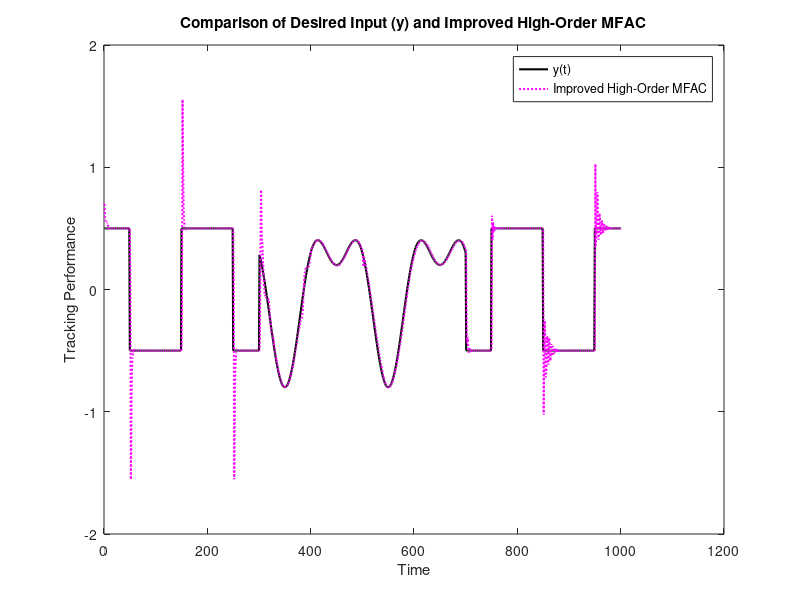
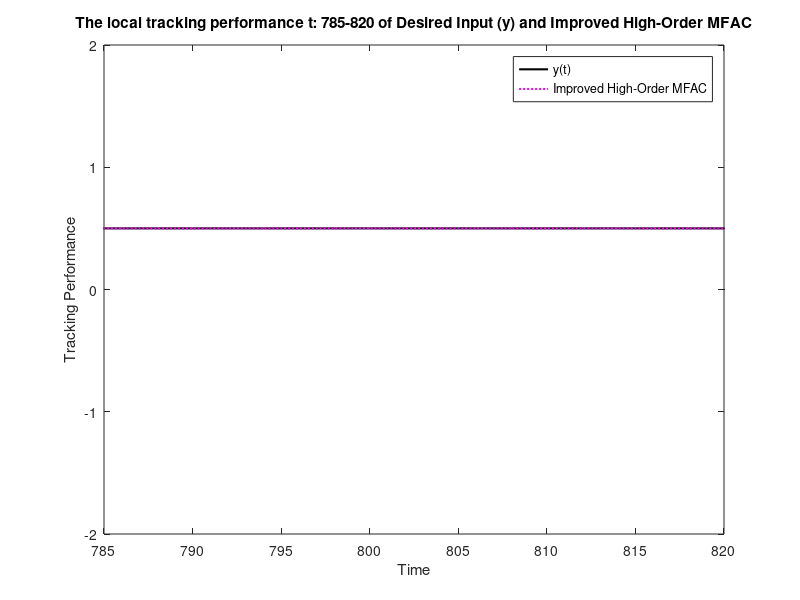
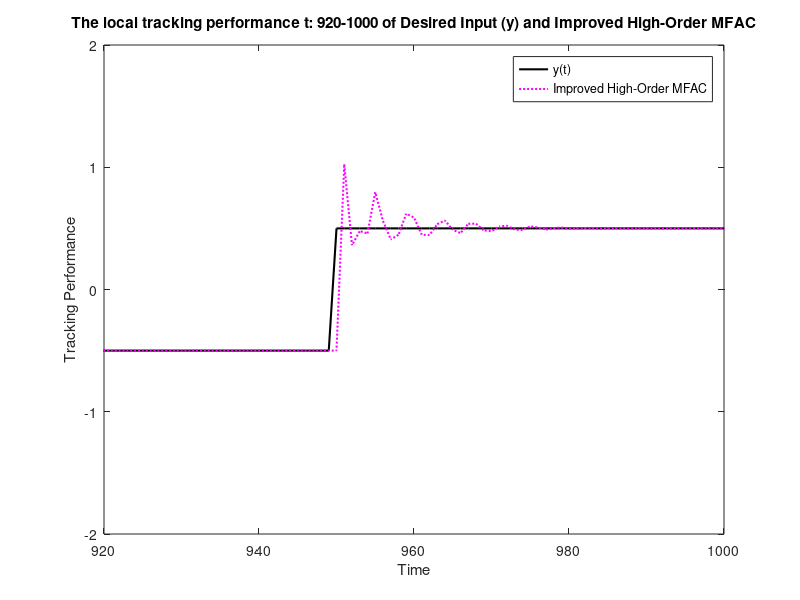
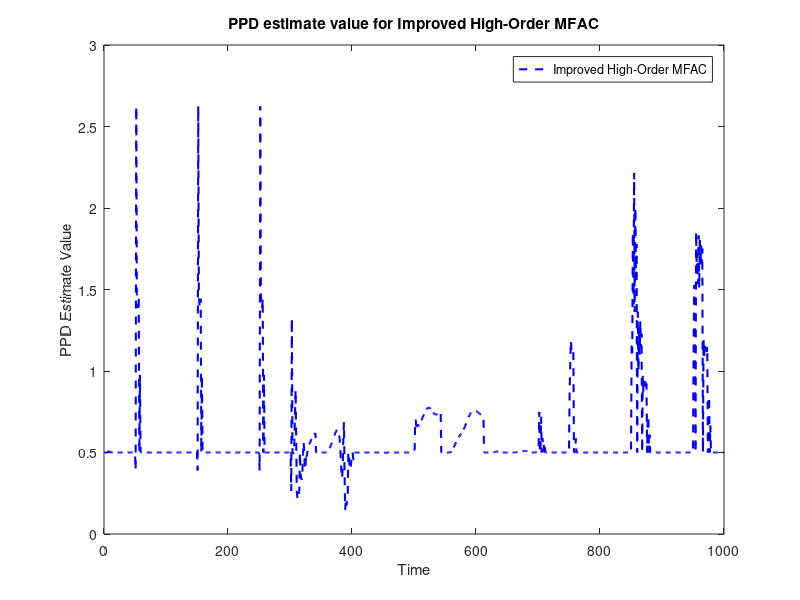

These charts were generated, in order, by the following MATLAB code:
T=1000;

% System dynamics
y_improved = 0.5*ones(T, 1);
y_ast = 0.5*ones(T, 1);

% High-order MFAC parameters
eta = 0.8;
lambda = 0.1;
mu = 0.01;
rho = 0.8;
l = 4;
l_imp=6;
alpha = [1/2, 1/4, 1/8, 1/8];
beta = [1/2, 1/4, 1/8, 1/16, 1/32, 1/32];
eps = 0.01;

% High-order MFAC algorithm
phi_hat_improved = 0.5*ones(T, 1);
u_improved = 0.5*ones(T, 1);

for t=1:T
 % Reference trajectory
    if t <= 300
        y_ast(t) = 0.5 * (-1)^(round(t/100));
    elseif t > 300 && t <= 700
        y_ast(t) = 0.5 * sin(t*pi/100) + 0.3 * cos(t*pi/50);
    else
        y_ast(t) = 0.5 * (-1)^(round(t/100));
    end
end

x=0;
s=0;
z=0;
y_improved(1)=0.7;
u(l_imp) = 0.1;
for t=1:T

    if t > l_imp
    delta_u = u_improved(t-1) - u_improved(t-2);
    delta_y = y_improved(t) - y_improved(t-1);

    
    sum_term = 0;
    for i = 1:l_imp
        sum_term = sum_term + beta(i) * phi_hat_improved(t-i);
    end
    
    phi_hat_improved(t) = sum_term + ...
                          ((eta * delta_u) / (mu + delta_u^2)) * ...
                          (delta_y - delta_u * sum_term);
    
    % Reset condition
        if abs(phi_hat_improved(t)) <= eps
            phi_hat_improved(t) = phi_hat_improved(1);
            x=x+1;
        end
        if abs(delta_u) <= eps
            phi_hat_improved(t) = phi_hat_improved(1);
            s=s+1;
        end
        if sign(phi_hat_improved(t)) ~= sign(phi_hat_improved(1))
            phi_hat_improved(t) = phi_hat_improved(1);
            z=z+1;
        end


    sum_term1 = 0;
    for i = 1:l
        sum_term1 = sum_term1 + alpha(i) * u_improved(t-i);
    end
    u_improved(t) = (phi_hat_improved(t)^2 / (lambda + phi_hat_improved(t)^2)) * u_improved(t-1) + ...
                    (lambda / (lambda + phi_hat_improved(t)^2)) * sum_term1 + ...
                    (rho * phi_hat_improved(t) / (lambda + phi_hat_improved(t)^2)) * (y_ast(t) - y_improved(t));
    end

   %nonlinear system
    if t <= 500
        y_improved(t+1) = y_improved(t)/(1 + y_improved(t)^2) + u_improved(t)^3;
    else
        y_improved(t+1) = (y_improved(t)*y_improved(t-1)*y_improved(t-2)*u_improved(t-1)*(y_improved(t-2)-1) + round((t)/500)*u_improved(t)) / ...
               (1 + y_improved(t-1)^2 + y_improved(t-2)^2);
    end

end

% Plot y, y_ast, and y_improved
figure;
plot(1:T, y_ast, 'k-', 'LineWidth', 1.5);
hold on;
plot(1:T+1, y_improved, 'm:', 'LineWidth', 1.5);
title('Comparison of Desired Input (y) and Improved High-Order MFAC');
xlabel('Time');
ylabel('Tracking Performance');
legend('y(t)', 'Improved High-Order MFAC');
hold off;


% Set the desired interval for zooming
zoom_start = 785;
zoom_end = 820;
% Plot y, y_ast, and y_improved
figure;
plot(1:T, y_ast, 'k-', 'LineWidth', 1.5);
hold on;
plot(1:T+1, y_improved, 'm:', 'LineWidth', 1.5);
title('The local tracking performance t: 785-820 of Desired Input (y) and Improved High-Order MFAC');
xlabel('Time');
ylabel('Tracking Performance');
legend('y(t)', 'Improved High-Order MFAC');
xlim([zoom_start, zoom_end]); % Set the x-axis limits
hold off;

% Set the desired interval for zooming
zoom_start = 920;
zoom_end = 1000;
% Plot y, y_ast, and y_improved
figure;
plot(1:T, y_ast, 'k-', 'LineWidth', 1.5);
hold on;
plot(1:T+1, y_improved, 'm:', 'LineWidth', 1.5);
title('The local tracking performance t: 920-1000 of Desired Input (y) and Improved High-Order MFAC');
xlabel('Time');
ylabel('Tracking Performance');
legend('y(t)', 'Improved High-Order MFAC');
xlim([zoom_start, zoom_end]); % Set the x-axis limits
hold off;

% Plot y, y_ast, and y_improved
figure;
plot(1:T, phi_hat_improved, 'b--', 'LineWidth', 1.5);
title('PPD estimate value for Improved High-Order MFAC');
xlabel('Time');
ylabel('PPD Estimate Value');
legend('Improved High-Order MFAC');

% Plot y and y_improved
figure;
plot(1:T, u_improved, 'r:', 'LineWidth', 1.5);
title('Control Input for Improved High-Order MFAC');
xlabel('Time');
ylabel('Control Input u');
legend( 'Improved High-Order MFAC');